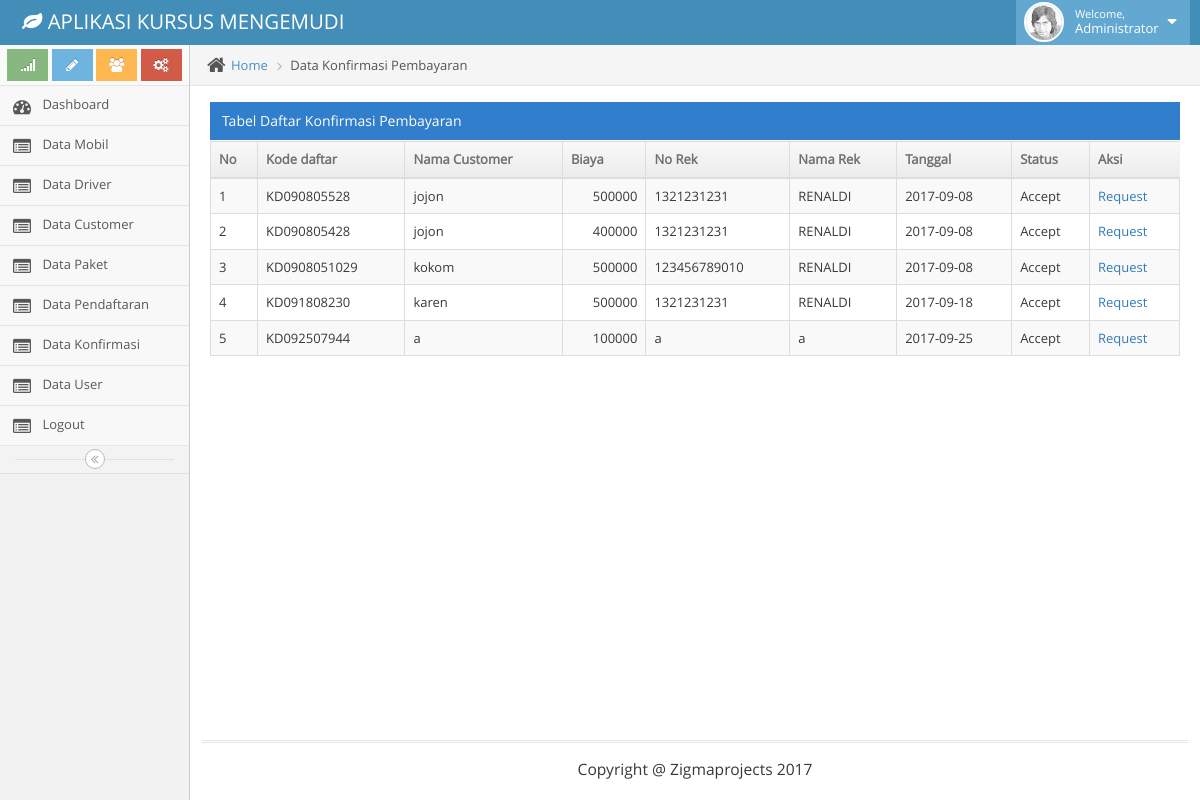
/admin/index.php?menu=konfirmasi (signed in), run on the app's committed database.
### tables this page shows
CREATE TABLE `trx_konfirmasi` (
  `id` int(11) NOT NULL,
  `kode_daftar` varchar(32) NOT NULL,
  `id_daftar` int(11) NOT NULL,
  `tanggal` varchar(20) NOT NULL,
  `biaya` double NOT NULL,
  `no_rek` varchar(50) NOT NULL,
  `atas_nama` varchar(50) NOT NULL,
  `status` varchar(30) NOT NULL,
  `created_by` varchar(32) NOT NULL
);

CREATE TABLE `mst_customer` (
  `id` int(11) NOT NULL,
  `nama` varchar(50) NOT NULL,
  `alamat` varchar(100) NOT NULL,
  `no_telp` varchar(50) NOT NULL,
  `no_ktp` varchar(30) NOT NULL,
  `foto` varchar(100) NOT NULL
);

### admin/master-konfirmasi.php (the view, shortened to what this page needs)
<div class="main-content">
				<div class="main-content-inner">
					<div class="breadcrumbs ace-save-state" id="breadcrumbs">
						<ul class="breadcrumb">
							<li>
								<i class="ace-icon fa fa-home home-icon"></i>
								<a href="#">Home</a>
							</li>
							<li class="active">Data Konfirmasi Pembayaran</li>
						</ul>
					</div>
					<div class="page-content">
						<div class="row">
							<div class="col-xs-12">
								<div class="row">
									<div class="col-xs-12">
										<div class="clearfix">
										</div>
										<div class="table-header">
											Tabel Daftar Konfirmasi Pembayaran
										</div>
										<div>
											<table id="dynamic-table" class="table table-striped table-bordered table-hover">
												<thead>
													<tr>
														<th>No</th>
														<th>Kode daftar</th>
														<th>Nama Customer</th>
														<th>Biaya</th>
														<th>No Rek</th>
														<th>Nama Rek</th>
														<th>Tanggal</th>
														<th>Status</th>
														<th class="hidden-480">Aksi</th>
													</tr>
												</thead>
												<tbody>
                            <?php
														 	$query_konfirmasi = mysql_query("SELECT * FROM trx_konfirmasi ");
															$no = 0;
															while ($row = mysql_fetch_array($query_konfirmasi)) {
																$no++;
																$data_user = mysql_fetch_array(mysql_query("SELECT * FROM trx_user LEFT JOIN mst_customer ON trx_user.id_usr=mst_customer.id WHERE trx_user.username = '$row[created_by]'"));
														?>
															<tr>
																	<td><?= $no; ?></td>
																	<td><?= $row['kode_daftar']; ?></td>
																	<td><?= $data_user['nama']; ?></td>
																	<td align='right'><?= $row['biaya']; ?></td>
																	<td><?= $row['no_rek']; ?></td>
																	<td><?= $row['atas_nama']; ?></td>
																	<td><?= $row['tanggal']; ?></td>
																	<td><?= $row['status']; ?></td>
																	<td>
																		<?php
																			if($row['status'] == 'Request'){
																				echo "<a href='proses-konfirmasi.php?status=Accept&id=$row[id]'>Accept</a>";
																			}else{
																				echo "<a href='proses-konfirmasi.php?status=Request&id=$row[id]'>Request</a>";
																			}
																		?>
																 </td>
															</tr>
														<?php
															}
														?>
												</tbody>
											</table>
										</div>
									</div>
								</div>
							</div>
						</div>
					</div>
				</div>
			</div>

### data on the page
trx_konfirmasi: kode_daftar "KD090805528", mst_customer.nama "jojon", biaya "500000", no_rek "1321231231", atas_nama "RENALDI", tanggal "2017-09-08", status "Accept"
trx_konfirmasi: kode_daftar "KD090805428", mst_customer.nama "jojon", biaya "400000", no_rek "1321231231", atas_nama "RENALDI", tanggal "2017-09-08", status "Accept"
trx_konfirmasi: kode_daftar "KD0908051029", mst_customer.nama "kokom", biaya "500000", no_rek "123456789010", atas_nama "RENALDI", tanggal "2017-09-08", status "Accept"
trx_konfirmasi: kode_daftar "KD091808230", mst_customer.nama "karen", biaya "500000", no_rek "1321231231", atas_nama "RENALDI", tanggal "2017-09-18", status "Accept"
trx_konfirmasi: kode_daftar "KD092507944", mst_customer.nama "a", biaya "100000", no_rek "a", atas_nama "a", tanggal "2017-09-25", status "Accept"
